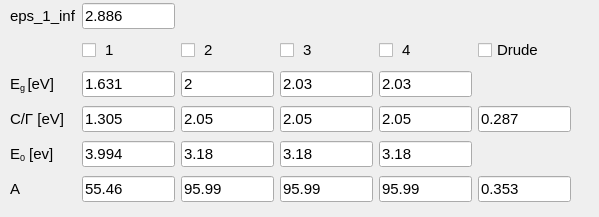
            <widget class="QWidget" name="page_2">
             <property name="geometry">
              <rect>
               <x>0</x>
               <y>0</y>
               <width>599</width>
               <height>217</height>
              </rect>
             </property>
             <attribute name="label">
              <string>Tauc Lorentz/Drude intitial guess</string>
             </attribute>
             <widget class="QWidget" name="gridLayoutWidget_8">
              <property name="geometry">
               <rect>
                <x>10</x>
                <y>0</y>
                <width>561</width>
                <height>205</height>
               </rect>
              </property>
              <layout class="QGridLayout" name="gridLayout_12">
               <item row="2" column="3">
                <widget class="QLineEdit" name="TL2_Eg">
                 <property name="enabled">
                  <bool>true</bool>
                 </property>
                 <property name="maximumSize">
                  <size>
                   <width>120</width>
                   <height>16777215</height>
                  </size>
                 </property>
                 <property name="font">
                  <font>
                   <pointsize>11</pointsize>
                   <kerning>true</kerning>
                  </font>
                 </property>
                 <property name="text">
                  <string>2</string>
                 </property>
                </widget>
               </item>
               <item row="4" column="4">
                <widget class="QLineEdit" name="TL3_E0">
                 <property name="enabled">
                  <bool>true</bool>
                 </property>
                 <property name="maximumSize">
                  <size>
                   <width>120</width>
                   <height>16777215</height>
                  </size>
                 </property>
                 <property name="font">
                  <font>
                   <pointsize>11</pointsize>
                   <kerning>true</kerning>
                  </font>
                 </property>
                 <property name="text">
                  <string>3.18</string>
                 </property>
                </widget>
               </item>
               <item row="5" column="1">
                <widget class="QLabel" name="model_label_A_2">
                 <property name="enabled">
                  <bool>true</bool>
                 </property>
                 <property name="sizePolicy">
                  <sizepolicy hsizetype="Expanding" vsizetype="Preferred">
                   <horstretch>0</horstretch>
                   <verstretch>0</verstretch>
                  </sizepolicy>
                 </property>
                 <property name="maximumSize">
                  <size>
                   <width>120</width>
                   <height>16777215</height>
                  </size>
                 </property>
                 <property name="font">
                  <font>
                   <pointsize>11</pointsize>
                   <weight>50</weight>
                   <bold>false</bold>
                   <kerning>true</kerning>
                  </font>
                 </property>
                 <property name="text">
                  <string>&lt;html&gt;&lt;head/&gt;&lt;body&gt;&lt;p&gt;A&lt;/p&gt;&lt;/body&gt;&lt;/html&gt;</string>
                 </property>
                </widget>
               </item>
               <item row="3" column="3">
                <widget class="QLineEdit" name="TL2_C">
                 <property name="enabled">
                  <bool>true</bool>
                 </property>
                 <property name="maximumSize">
                  <size>
                   <width>120</width>
                   <height>16777215</height>
                  </size>
                 </property>
                 <property name="font">
                  <font>
                   <pointsize>11</pointsize>
                   <kerning>true</kerning>
                  </font>
                 </property>
                 <property name="text">
                  <string>2.05</string>
                 </property>
                </widget>
               </item>
               <item row="4" column="3">
                <widget class="QLineEdit" name="TL2_E0">
                 <property name="enabled">
                  <bool>true</bool>
                 </property>
                 <property name="maximumSize">
                  <size>
                   <width>120</width>
                   <height>16777215</height>
                  </size>
                 </property>
                 <property name="font">
                  <font>
                   <pointsize>11</pointsize>
                   <kerning>true</kerning>
                  </font>
                 </property>
                 <property name="text">
                  <string>3.18</string>
                 </property>
                </widget>
               </item>
               <item row="0" column="1">
                <widget class="QLabel" name="model_label_eps1inf_2">
                 <property name="enabled">
                  <bool>true</bool>
                 </property>
                 <property name="sizePolicy">
                  <sizepolicy hsizetype="Expanding" vsizetype="Preferred">
                   <horstretch>0</horstretch>
                   <verstretch>0</verstretch>
                  </sizepolicy>
                 </property>
                 <property name="maximumSize">
                  <size>
                   <width>120</width>
                   <height>16777215</height>
                  </size>
                 </property>
                 <property name="font">
                  <font>
                   <pointsize>11</pointsize>
                   <weight>50</weight>
                   <bold>false</bold>
                   <kerning>true</kerning>
                  </font>
                 </property>
                 <property name="text">
                  <string>&lt;html&gt;&lt;head/&gt;&lt;body&gt;&lt;p&gt;eps_1_inf&lt;/p&gt;&lt;/body&gt;&lt;/html&gt;</string>
                 </property>
                </widget>
               </item>
               <item row="4" column="5">
                <widget class="QLineEdit" name="TL4_E0">
                 <property name="enabled">
                  <bool>true</bool>
                 </property>
                 <property name="maximumSize">
                  <size>
                   <width>120</width>
                   <height>16777215</height>
                  </size>
                 </property>
                 <property name="font">
                  <font>
                   <pointsize>11</pointsize>
                   <kerning>true</kerning>
                  </font>
                 </property>
                 <property name="text">
                  <string>3.18</string>
                 </property>
                </widget>
               </item>
               <item row="4" column="1">
                <widget class="QLabel" name="model_label_E0_2">
                 <property name="enabled">
                  <bool>true</bool>
                 </property>
                 <property name="sizePolicy">
                  <sizepolicy hsizetype="Expanding" vsizetype="Preferred">
                   <horstretch>0</horstretch>
                   <verstretch>0</verstretch>
                  </sizepolicy>
                 </property>
                 <property name="maximumSize">
                  <size>
                   <width>120</width>
                   <height>16777215</height>
                  </size>
                 </property>
                 <property name="font">
                  <font>
                   <pointsize>11</pointsize>
                   <weight>50</weight>
                   <bold>false</bold>
                   <kerning>true</kerning>
                  </font>
                 </property>
                 <property name="text">
                  <string>&lt;html&gt;&lt;head/&gt;&lt;body&gt;&lt;p&gt;E&lt;span style=&quot; vertical-align:sub;&quot;&gt;0&lt;/span&gt; [ev]&lt;/p&gt;&lt;/body&gt;&lt;/html&gt;</string>
                 </property>
                </widget>
               </item>
               <item row="2" column="5">
                <widget class="QLineEdit" name="TL4_Eg">
                 <property name="enabled">
                  <bool>true</bool>
                 </property>
                 <property name="maximumSize">
                  <size>
                   <width>120</width>
                   <height>16777215</height>
                  </size>
                 </property>
                 <property name="font">
                  <font>
                   <pointsize>11</pointsize>
                   <kerning>true</kerning>
                  </font>
                 </property>
                 <property name="text">
                  <string>2.03</string>
                 </property>
                </widget>
               </item>
               <item row="5" column="5">
                <widget class="QLineEdit" name="TL4_A">
                 <property name="enabled">
                  <bool>true</bool>
                 </property>
                 <property name="maximumSize">
                  <size>
                   <width>120</width>
                   <height>16777215</height>
                  </size>
                 </property>
                 <property name="font">
                  <font>
                   <pointsize>11</pointsize>
                   <kerning>true</kerning>
                  </font>
                 </property>
                 <property name="text">
                  <string>95.99</string>
                 </property>
                </widget>
               </item>
               <item row="3" column="2">
                <widget class="QLineEdit" name="TL1_C">
                 <property name="enabled">
                  <bool>true</bool>
                 </property>
                 <property name="maximumSize">
                  <size>
                   <width>120</width>
                   <height>16777215</height>
                  </size>
                 </property>
                 <property name="font">
                  <font>
                   <pointsize>11</pointsize>
                   <kerning>true</kerning>
                  </font>
                 </property>
                 <property name="text">
                  <string>1.305</string>
                 </property>
                </widget>
               </item>
               <item row="1" column="2" colspan="5">
                <layout class="QHBoxLayout" name="grid_check_model">
                 <item>
                  <widget class="QCheckBox" name="TL_1">
                   <property name="font">
                    <font>
                     <pointsize>11</pointsize>
                     <kerning>true</kerning>
                    </font>
                   </property>
                   <property name="text">
                    <string> 1</string>
                   </property>
                  </widget>
                 </item>
                 <item>
                  <widget class="QCheckBox" name="TL_2">
                   <property name="font">
                    <font>
                     <pointsize>11</pointsize>
                     <kerning>true</kerning>
                    </font>
                   </property>
                   <property name="text">
                    <string> 2</string>
                   </property>
                  </widget>
                 </item>
                 <item>
                  <widget class="QCheckBox" name="TL_3">
                   <property name="font">
                    <font>
                     <pointsize>11</pointsize>
                     <kerning>true</kerning>
                    </font>
                   </property>
                   <property name="text">
                    <string> 3</string>
                   </property>
                  </widget>
                 </item>
                 <item>
                  <widget class="QCheckBox" name="TL_4">
                   <property name="font">
                    <font>
                     <pointsize>11</pointsize>
                     <kerning>true</kerning>
                    </font>
                   </property>
                   <property name="text">
                    <string> 4</string>
                   </property>
                  </widget>
                 </item>
                 <item>
                  <widget class="QCheckBox" name="Drude">
                   <property name="font">
                    <font>
                     <pointsize>11</pointsize>
                     <kerning>true</kerning>
                    </font>
                   </property>
                   <property name="text">
                    <string>Drude</string>
                   </property>
                  </widget>
                 </item>
                </layout>
               </item>
               <item row="3" column="5">
                <widget class="QLineEdit" name="TL4_C">
                 <property name="enabled">
                  <bool>true</bool>
                 </property>
                 <property name="maximumSize">
                  <size>
                   <width>120</width>
                   <height>16777215</height>
                  </size>
                 </property>
                 <property name="font">
                  <font>
                   <pointsize>11</pointsize>
                   <kerning>true</kerning>
                  </font>
                 </property>
                 <property name="text">
                  <string>2.05</string>
                 </property>
                </widget>
               </item>
               <item row="5" column="3">
                <widget class="QLineEdit" name="TL2_A">
                 <property name="enabled">
                  <bool>true</bool>
                 </property>
                 <property name="maximumSize">
                  <size>
                   <width>120</width>
                   <height>16777215</height>
                  </size>
                 </property>
                 <property name="font">
                  <font>
                   <pointsize>11</pointsize>
                   <kerning>true</kerning>
                  </font>
                 </property>
                 <property name="text">
                  <string>95.99</string>
                 </property>
                </widget>
               </item>
               <item row="3" column="1">
                <widget class="QLabel" name="model_label_C_2">
                 <property name="enabled">
                  <bool>true</bool>
                 </property>
                 <property name="sizePolicy">
                  <sizepolicy hsizetype="Expanding" vsizetype="Preferred">
                   <horstretch>0</horstretch>
                   <verstretch>0</verstretch>
                  </sizepolicy>
                 </property>
                 <property name="maximumSize">
                  <size>
                   <width>120</width>
                   <height>16777215</height>
                  </size>
                 </property>
                 <property name="font">
                  <font>
                   <pointsize>11</pointsize>
                   <weight>50</weight>
                   <bold>false</bold>
                   <kerning>true</kerning>
                  </font>
                 </property>
                 <property name="text">
                  <string>&lt;html&gt;&lt;head/&gt;&lt;body&gt;&lt;p&gt;C/&lt;span style=&quot; font-family:'arial','sans-serif'; font-size:11pt&quot;&gt;Γ&lt;/span&gt; [eV]&lt;/p&gt;&lt;/body&gt;&lt;/html&gt;</string>
                 </property>
                </widget>
               </item>
               <item row="4" column="2">
                <widget class="QLineEdit" name="TL1_E0">
                 <property name="enabled">
                  <bool>true</bool>
                 </property>
                 <property name="maximumSize">
                  <size>
                   <width>120</width>
                   <height>16777215</height>
                  </size>
                 </property>
                 <property name="font">
                  <font>
                   <pointsize>11</pointsize>
                   <kerning>true</kerning>
                  </font>
                 </property>
                 <property name="text">
                  <string>3.994</string>
                 </property>
                </widget>
               </item>
               <item row="5" column="4">
                <widget class="QLineEdit" name="TL3_A">
                 <property name="enabled">
                  <bool>true</bool>
                 </property>
                 <property name="maximumSize">
                  <size>
                   <width>120</width>
                   <height>16777215</height>
                  </size>
                 </property>
                 <property name="font">
                  <font>
                   <pointsize>11</pointsize>
                   <kerning>true</kerning>
                  </font>
                 </property>
                 <property name="text">
                  <string>95.99</string>
                 </property>
                </widget>
               </item>
               <item row="5" column="2">
                <widget class="QLineEdit" name="TL1_A">
                 <property name="enabled">
                  <bool>true</bool>
                 </property>
                 <property name="maximumSize">
                  <size>
                   <width>120</width>
                   <height>16777215</height>
                  </size>
                 </property>
                 <property name="font">
                  <font>
                   <pointsize>11</pointsize>
                   <kerning>true</kerning>
                  </font>
                 </property>
                 <property name="text">
                  <string>55.46</string>
                 </property>
                </widget>
               </item>
               <item row="0" column="2">
                <widget class="QLineEdit" name="TL_eps">
                 <property name="enabled">
                  <bool>true</bool>
                 </property>
                 <property name="maximumSize">
                  <size>
                   <width>120</width>
                   <height>16777215</height>
                  </size>
                 </property>
                 <property name="font">
                  <font>
                   <pointsize>11</pointsize>
                   <kerning>true</kerning>
                  </font>
                 </property>
                 <property name="text">
                  <string>2.886</string>
                 </property>
                </widget>
               </item>
               <item row="2" column="1">
                <widget class="QLabel" name="model_label_Eg_2">
                 <property name="enabled">
                  <bool>true</bool>
                 </property>
                 <property name="sizePolicy">
                  <sizepolicy hsizetype="Expanding" vsizetype="Preferred">
                   <horstretch>0</horstretch>
                   <verstretch>0</verstretch>
                  </sizepolicy>
                 </property>
                 <property name="maximumSize">
                  <size>
                   <width>120</width>
                   <height>16777215</height>
                  </size>
                 </property>
                 <property name="font">
                  <font>
                   <pointsize>11</pointsize>
                   <weight>50</weight>
                   <bold>false</bold>
                   <kerning>true</kerning>
                  </font>
                 </property>
                 <property name="text">
                  <string>&lt;html&gt;&lt;head/&gt;&lt;body&gt;&lt;p&gt;E&lt;span style=&quot; vertical-align:sub;&quot;&gt;g &lt;/span&gt;[eV]&lt;/p&gt;&lt;/body&gt;&lt;/html&gt;</string>
                 </property>
                 <property name="textFormat">
                  <enum>Qt::AutoText</enum>
                 </property>
                </widget>
               </item>
               <item row="3" column="4">
                <widget class="QLineEdit" name="TL3_C">
                 <property name="enabled">
                  <bool>true</bool>
                 </property>
                 <property name="maximumSize">
                  <size>
                   <width>120</width>
                   <height>16777215</height>
                  </size>
                 </property>
                 <property name="font">
                  <font>
                   <pointsize>11</pointsize>
                   <kerning>true</kerning>
                  </font>
                 </property>
                 <property name="text">
                  <string>2.05</string>
                 </property>
                </widget>
               </item>
               <item row="2" column="4">
                <widget class="QLineEdit" name="TL3_Eg">
                 <property name="enabled">
                  <bool>true</bool>
                 </property>
                 <property name="maximumSize">
                  <size>
                   <width>120</width>
                   <height>16777215</height>
                  </size>
                 </property>
                 <property name="font">
                  <font>
                   <pointsize>11</pointsize>
                   <kerning>true</kerning>
                  </font>
                 </property>
                 <property name="text">
                  <string>2.03</string>
                 </property>
                </widget>
               </item>
               <item row="2" column="2">
                <widget class="QLineEdit" name="TL1_Eg">
                 <property name="enabled">
                  <bool>true</bool>
                 </property>
                 <property name="maximumSize">
                  <size>
                   <width>120</width>
                   <height>16777215</height>
                  </size>
                 </property>
                 <property name="font">
                  <font>
                   <pointsize>11</pointsize>
                   <kerning>true</kerning>
                  </font>
                 </property>
                 <property name="text">
                  <string>1.631</string>
                 </property>
                </widget>
               </item>
               <item row="3" column="6">
                <widget class="QLineEdit" name="Drude_L">
                 <property name="enabled">
                  <bool>true</bool>
                 </property>
                 <property name="maximumSize">
                  <size>
                   <width>120</width>
                   <height>16777215</height>
                  </size>
                 </property>
                 <property name="font">
                  <font>
                   <pointsize>11</pointsize>
                   <kerning>true</kerning>
                  </font>
                 </property>
                 <property name="text">
                  <string>0.287</string>
                 </property>
                </widget>
               </item>
               <item row="5" column="6">
                <widget class="QLineEdit" name="Drude_A">
                 <property name="enabled">
                  <bool>true</bool>
                 </property>
                 <property name="maximumSize">
                  <size>
                   <width>120</width>
                   <height>16777215</height>
                  </size>
                 </property>
                 <property name="font">
                  <font>
                   <pointsize>11</pointsize>
                   <kerning>true</kerning>
                  </font>
                 </property>
                 <property name="text">
                  <string>0.353</string>
                 </property>
                </widget>
               </item>
              </layout>
             </widget>
            </widget>
